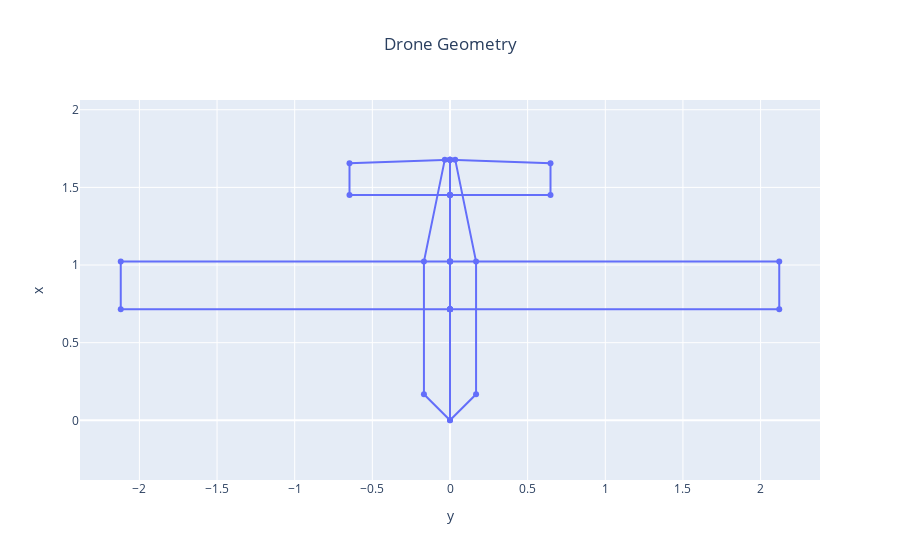

The notebook cell this image was saved under:
### Markdown cell above
## 3. Analysis and plots

You can now use postprocessing plots to visualize the results of the MDO.

### Code cell
fig = fixedwing_geometry_plot(OUTPUT_FILE)
fig.show()

### Figure 1 — Plotly figure (JSON) as saved in the notebook; plotly's stock layout.template omitted (floating-point values rounded to 4 significant figures)
{"data": [{"mode": "lines+markers", "name": "Fixed-wing UAV MDO", "type": "scatter", "uid": "d348dd3b-7b4e-43d4-a06b-80d49d3e8b04", "x": [0, -0.1678, -0.1678, -0.03357, 0, 0, 0, -2.12, -2.12, 0, 0, 0, 0, -0.6471, -0.6471, 0, 0, 0, 0.1678, 0.1678, 0.03357, 0, 0, 0, 2.12, 2.12, 0, 0, 0, 0, 0.6471, 0.6471, 0, 0], "y": [0, 0.1678, 1.022, 1.678, 1.678, 0.7155, 0.7155, 0.7155, 1.022, 1.022, 1.022, 0.7155, 1.451, 1.451, 1.656, 1.678, 1.451, 0, 0.1678, 1.022, 1.678, 1.678, 0.7155, 0.7155, 0.7155, 1.022, 1.022, 1.022, 0.7155, 1.451, 1.451, 1.656, 1.678, 1.451]}], "layout": {"autosize": true, "title": {"text": "Drone Geometry", "x": 0.5}, "xaxis": {"autorange": true, "domain": [0, 1], "range": [-6.92, 6.92], "title": {"text": "y"}, "type": "linear"}, "yaxis": {"autorange": true, "domain": [0, 1], "range": [-0.1385, 1.817], "scaleanchor": "x", "scaleratio": 1, "title": {"text": "x"}, "type": "linear"}}}
